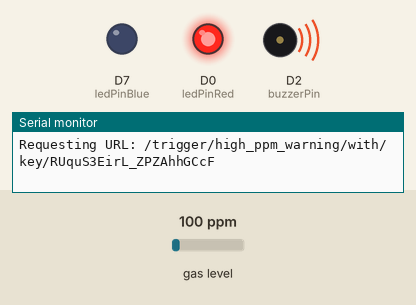
This sketch was run on a simulated ESP8266 (NodeMCU). Shown: output pins drawn as LEDs (lit = HIGH), buzzer (waves = sounding, pin HIGH), the last lines printed to the serial monitor. Inputs (shaded band) come from the test bench; at power-on: gas level 100 ppm. WiFi joins after 1.5 s; servers stay silent unless stated.

Above: at 3.0 s.
3.1 s: gas level set to 23 ppm
5.0 s: gas level set to 18 ppm
At 6.5 s:
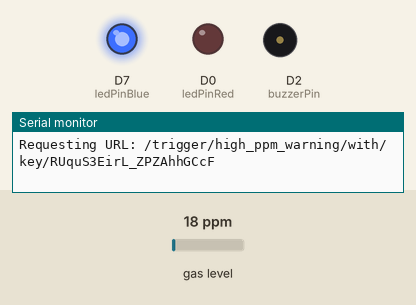
7.3 s: gas level set to 250 ppm
At 8.2 s:
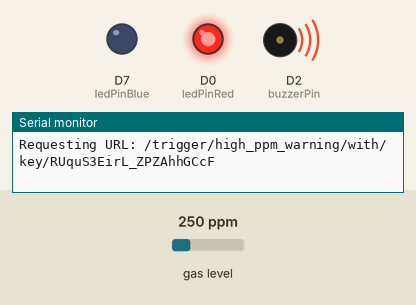
9.3 s: gas level set to 20 ppm
At 11.2 s:
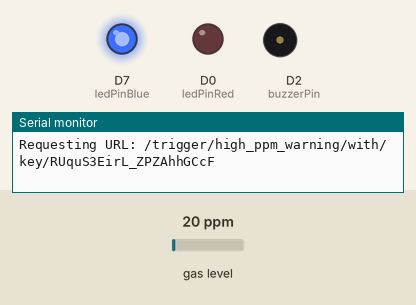
Timing chart, 0 to 12.3 s (numbered marks = the images above; inputs shaded):
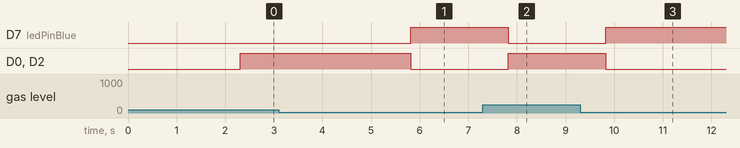

The sketch:

Kodlar.ino
```cpp
#include <ESP8266WiFi.h>
#include <BlynkSimpleEsp8266.h>
#include <SimpleTimer.h>
#include <MQ7.h>         //Sensörden ölçülen veriyi ppm değerine çevirmek için kullanıdğım kütüphane
#include <ThingSpeak.h>
#define BLYNK_PRINT Serial
WiFiClient client;

String apiKey = "Z8HWLXZ3L7OR9FCQ";
char auth[] = "_d5tnr7iNoas1QgzEC8mu3i9f3Baygmy";
char ssid[] = "";
char pass[] = "";
SimpleTimer timer;
unsigned long channelID =1257048;
unsigned  int field_no=1;
const char* writeAPIKey = "Z8HWLXZ3L7OR9FCQ";
int buzzerPin = D2;
int ledPinBlue= 13;
int ledPinRed=D0;
const char* host = "maker.ifttt.com";

void setup()
{
  Serial.begin(115200);
  Blynk.begin(auth, ssid, pass);
  timer.setInterval(1000L, getSendData); // new data will be updated every 1 sec
  ThingSpeak.begin(client);
  Serial.print("Connecting to ");
  Serial.println(ssid);
  WiFi.begin(ssid, pass);
  pinMode(buzzerPin,OUTPUT);
  pinMode(ledPinBlue,OUTPUT);
  pinMode(ledPinRed,OUTPUT);
}

void loop()
{
  MQ7 mq7(A0,3.3);
  float ppm= mq7.getPPM();
  timer.run();
  Blynk.run();
  ThingSpeak.writeField (channelID, field_no, ppm, writeAPIKey);


 const int httpPort = 80;
  if (!client.connect(host, httpPort))
  {
        Serial.println("connection failed");
  return;
  }

  if(ppm>20)
  {
    String url = "/trigger/high_ppm_warning/with/key/RUquS3EirL_ZPZAhhGCcF";
    Serial.print("Requesting URL: ");
    Serial.println(url);
    client.print(String("GET ") + url + " HTTP/1.1\r\n" +
                  "Host: " + host + "\r\n" +
                         "Connection: close\r\n\r\n");// IFTT yeni
    digitalWrite(ledPinRed,HIGH);
    digitalWrite(ledPinBlue,LOW);
    digitalWrite(buzzerPin, HIGH);
  }
  else{
    digitalWrite(ledPinBlue,HIGH);
    digitalWrite(ledPinRed, LOW);
    digitalWrite(buzzerPin, LOW);
  }
}

void getSendData()
{

MQ7 mq7(A0,3.3);

float ppm= mq7.getPPM();

  Blynk.virtualWrite(V2, ppm); //

  if (ppm > 20)
  {
    Blynk.notify("Yüksek Karbonmonoksit Değeri Ölçüldü !!!");
    Blynk.email("bregath@hotmail.com","Karbonmonoksit Uyarısı !!!",String("Yüksek Karbonmonoksit Oranı Algılandı")+ppm + String("ppm"));
  }
}
```

Measured:
- the behaviour switches between 21 and 20 ppm on gas level (found by bisection; images 0 and 1)
- after the input at 5.0 s, D7 (ledPinBlue): LOW → HIGH after 0.82 s; D0 (ledPinRed), D2 (buzzerPin): HIGH → LOW after 0.82 s
- after the input at 7.3 s, D7 (ledPinBlue): HIGH → LOW after 0.52 s; D0 (ledPinRed), D2 (buzzerPin): LOW → HIGH after 0.52 s
- after the input at 9.3 s, D7 (ledPinBlue): LOW → HIGH after 0.53 s; D0 (ledPinRed), D2 (buzzerPin): HIGH → LOW after 0.53 s
